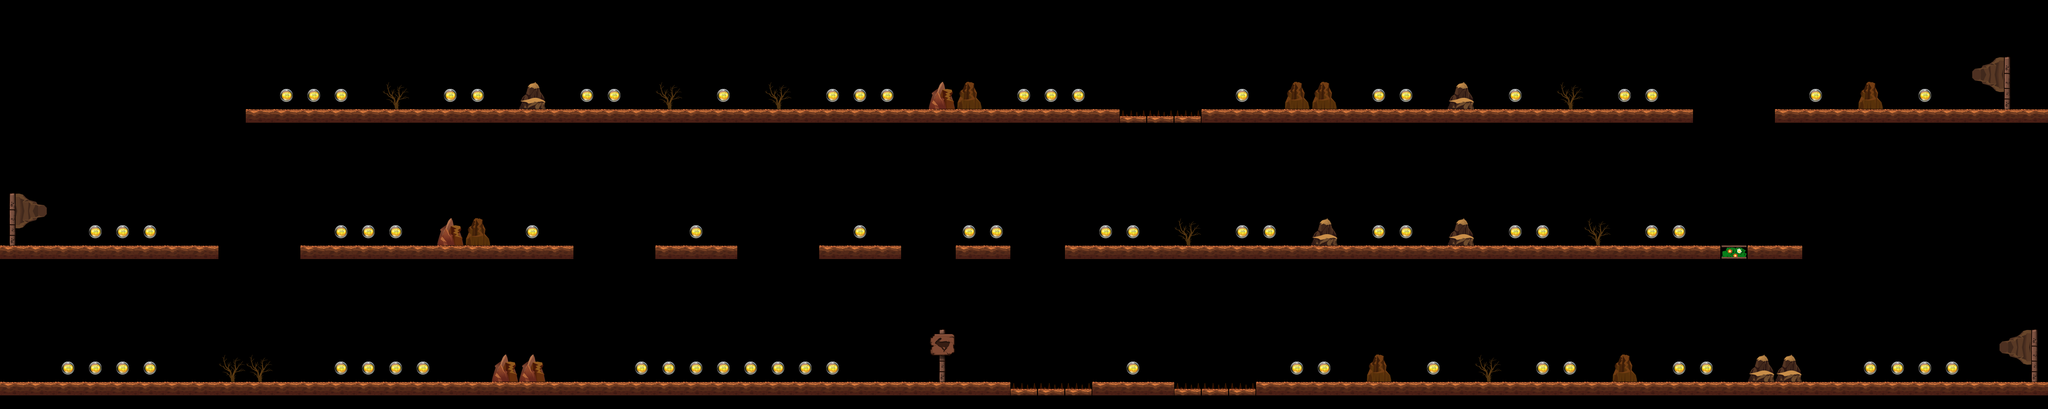

The image is a tile-based game level rendered from a .tmx file. Its description and source (layers, tilesets, objects; grid data summarised) follow:
An orthogonal 75x15 tile map with 80x80 px tiles, 1 tile layer (Level).

<map version="1.0" orientation="orthogonal" width="75" height="15" tilewidth="80" tileheight="80">
 <properties>
  <property name="StartDirection" value="1" />
 </properties>
 <tileset firstgid="1" name="Untitled" tilewidth="80" tileheight="80">
  <image source="tileset1.png" width="640" height="320" />
 </tileset>
 <layer name="Level" width="75" height="15">
  <data>[1125 cells, 303 non-empty, 19 distinct tile ids]</data>
 </layer>
</map>
